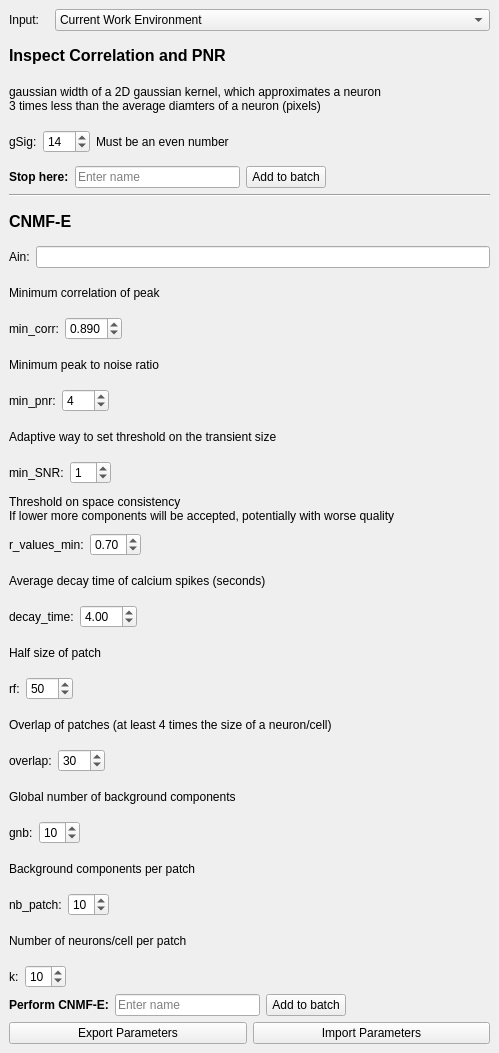
<?xml version="1.0" encoding="UTF-8"?>
<ui version="4.0">
 <class>DockWidget</class>
 <widget class="QDockWidget" name="DockWidget">
  <property name="windowModality">
   <enum>Qt::NonModal</enum>
  </property>
  <property name="geometry">
   <rect>
    <x>0</x>
    <y>0</y>
    <width>499</width>
    <height>1053</height>
   </rect>
  </property>
  <property name="floating">
   <bool>true</bool>
  </property>
  <property name="windowTitle">
   <string>&amp;CNMF-E</string>
  </property>
  <widget class="QWidget" name="dockWidgetContents">
   <layout class="QVBoxLayout" name="verticalLayout">
    <item>
     <layout class="QHBoxLayout" name="horizontalLayout_4">
      <item>
       <widget class="QLabel" name="label_19">
        <property name="minimumSize">
         <size>
          <width>0</width>
          <height>0</height>
         </size>
        </property>
        <property name="maximumSize">
         <size>
          <width>40</width>
          <height>16777215</height>
         </size>
        </property>
        <property name="text">
         <string>Input:</string>
        </property>
       </widget>
      </item>
      <item>
       <widget class="QComboBox" name="comboBoxInput">
        <item>
         <property name="text">
          <string>Current Work Environment</string>
         </property>
        </item>
       </widget>
      </item>
     </layout>
    </item>
    <item>
     <widget class="QLabel" name="label_5">
      <property name="font">
       <font>
        <pointsize>12</pointsize>
        <weight>75</weight>
        <bold>true</bold>
       </font>
      </property>
      <property name="toolTip">
       <string>Compute some summary images (correlation and peak to noise ratio)</string>
      </property>
      <property name="text">
       <string>Inspect Correlation and PNR</string>
      </property>
     </widget>
    </item>
    <item>
     <widget class="QLabel" name="label_2">
      <property name="text">
       <string>gaussian width of a 2D gaussian kernel, which approximates a neuron
3 times less than the average diamters of a neuron (pixels)</string>
      </property>
     </widget>
    </item>
    <item>
     <layout class="QHBoxLayout" name="horizontalLayout">
      <item>
       <widget class="QLabel" name="label">
        <property name="text">
         <string>gSig:</string>
        </property>
       </widget>
      </item>
      <item>
       <widget class="QSpinBox" name="spinBoxGSig">
        <property name="minimum">
         <number>2</number>
        </property>
        <property name="maximum">
         <number>998</number>
        </property>
        <property name="singleStep">
         <number>2</number>
        </property>
        <property name="value">
         <number>14</number>
        </property>
       </widget>
      </item>
      <item>
       <widget class="QLabel" name="label_22">
        <property name="text">
         <string>Must be an even number</string>
        </property>
       </widget>
      </item>
      <item>
       <spacer name="horizontalSpacer">
        <property name="orientation">
         <enum>Qt::Horizontal</enum>
        </property>
        <property name="sizeHint" stdset="0">
         <size>
          <width>40</width>
          <height>20</height>
         </size>
        </property>
       </spacer>
      </item>
     </layout>
    </item>
    <item>
     <layout class="QHBoxLayout" name="horizontalLayout_3">
      <item>
       <widget class="QLabel" name="label_9">
        <property name="font">
         <font>
          <weight>75</weight>
          <bold>true</bold>
         </font>
        </property>
        <property name="text">
         <string>Stop here:</string>
        </property>
       </widget>
      </item>
      <item>
       <widget class="QLineEdit" name="lineEdCorrPNRName">
        <property name="placeholderText">
         <string>Enter name</string>
        </property>
       </widget>
      </item>
      <item>
       <widget class="QPushButton" name="btnAddToBatchCorrPNR">
        <property name="text">
         <string>Add to batch</string>
        </property>
       </widget>
      </item>
      <item>
       <spacer name="horizontalSpacer_3">
        <property name="orientation">
         <enum>Qt::Horizontal</enum>
        </property>
        <property name="sizeHint" stdset="0">
         <size>
          <width>40</width>
          <height>20</height>
         </size>
        </property>
       </spacer>
      </item>
     </layout>
    </item>
    <item>
     <widget class="Line" name="line_2">
      <property name="orientation">
       <enum>Qt::Horizontal</enum>
      </property>
     </widget>
    </item>
    <item>
     <widget class="QLabel" name="label_20">
      <property name="font">
       <font>
        <pointsize>12</pointsize>
        <weight>75</weight>
        <bold>true</bold>
       </font>
      </property>
      <property name="text">
       <string>CNMF-E</string>
      </property>
     </widget>
    </item>
    <item>
     <layout class="QHBoxLayout" name="horizontalLayout_2">
      <item>
       <widget class="QLabel" name="label_3">
        <property name="text">
         <string>Ain:</string>
        </property>
       </widget>
      </item>
      <item>
       <widget class="QLineEdit" name="lineEditAin"/>
      </item>
     </layout>
    </item>
    <item>
     <widget class="QLabel" name="label_7">
      <property name="text">
       <string>Minimum correlation of peak</string>
      </property>
     </widget>
    </item>
    <item>
     <layout class="QHBoxLayout" name="horizontalLayout_6">
      <item>
       <widget class="QLabel" name="label_8">
        <property name="text">
         <string>min_corr:</string>
        </property>
       </widget>
      </item>
      <item>
       <widget class="QDoubleSpinBox" name="doubleSpinBoxMinCorr">
        <property name="decimals">
         <number>3</number>
        </property>
        <property name="maximum">
         <double>1.000000000000000</double>
        </property>
        <property name="singleStep">
         <double>0.005000000000000</double>
        </property>
        <property name="value">
         <double>0.890000000000000</double>
        </property>
       </widget>
      </item>
      <item>
       <spacer name="horizontalSpacer_4">
        <property name="orientation">
         <enum>Qt::Horizontal</enum>
        </property>
        <property name="sizeHint" stdset="0">
         <size>
          <width>40</width>
          <height>20</height>
         </size>
        </property>
       </spacer>
      </item>
     </layout>
    </item>
    <item>
     <widget class="QLabel" name="label_11">
      <property name="text">
       <string>Minimum peak to noise ratio</string>
      </property>
     </widget>
    </item>
    <item>
     <layout class="QHBoxLayout" name="horizontalLayout_7">
      <item>
       <widget class="QLabel" name="label_10">
        <property name="text">
         <string>min_pnr:</string>
        </property>
       </widget>
      </item>
      <item>
       <widget class="QSpinBox" name="spinBoxMinPNR">
        <property name="maximum">
         <number>999</number>
        </property>
        <property name="value">
         <number>4</number>
        </property>
       </widget>
      </item>
      <item>
       <spacer name="horizontalSpacer_5">
        <property name="orientation">
         <enum>Qt::Horizontal</enum>
        </property>
        <property name="sizeHint" stdset="0">
         <size>
          <width>40</width>
          <height>20</height>
         </size>
        </property>
       </spacer>
      </item>
     </layout>
    </item>
    <item>
     <widget class="QLabel" name="label_13">
      <property name="text">
       <string>Adaptive way to set threshold on the transient size</string>
      </property>
     </widget>
    </item>
    <item>
     <layout class="QHBoxLayout" name="horizontalLayout_8">
      <item>
       <widget class="QLabel" name="label_12">
        <property name="text">
         <string>min_SNR:</string>
        </property>
       </widget>
      </item>
      <item>
       <widget class="QSpinBox" name="spinBoxMinSNR">
        <property name="value">
         <number>1</number>
        </property>
       </widget>
      </item>
      <item>
       <spacer name="horizontalSpacer_6">
        <property name="orientation">
         <enum>Qt::Horizontal</enum>
        </property>
        <property name="sizeHint" stdset="0">
         <size>
          <width>40</width>
          <height>20</height>
         </size>
        </property>
       </spacer>
      </item>
     </layout>
    </item>
    <item>
     <widget class="QLabel" name="label_14">
      <property name="text">
       <string>Threshold on space consistency 
If lower more components will be accepted, potentially with worse quality</string>
      </property>
     </widget>
    </item>
    <item>
     <layout class="QHBoxLayout" name="horizontalLayout_9">
      <item>
       <widget class="QLabel" name="label_15">
        <property name="text">
         <string>r_values_min:</string>
        </property>
       </widget>
      </item>
      <item>
       <widget class="QDoubleSpinBox" name="doubleSpinBoxRValuesMin">
        <property name="maximum">
         <double>1.000000000000000</double>
        </property>
        <property name="singleStep">
         <double>0.025000000000000</double>
        </property>
        <property name="value">
         <double>0.700000000000000</double>
        </property>
       </widget>
      </item>
      <item>
       <spacer name="horizontalSpacer_7">
        <property name="orientation">
         <enum>Qt::Horizontal</enum>
        </property>
        <property name="sizeHint" stdset="0">
         <size>
          <width>40</width>
          <height>20</height>
         </size>
        </property>
       </spacer>
      </item>
     </layout>
    </item>
    <item>
     <widget class="QLabel" name="label_17">
      <property name="text">
       <string>Average decay time of calcium spikes (seconds)</string>
      </property>
     </widget>
    </item>
    <item>
     <layout class="QHBoxLayout" name="horizontalLayout_10">
      <item>
       <widget class="QLabel" name="label_16">
        <property name="text">
         <string>decay_time:</string>
        </property>
       </widget>
      </item>
      <item>
       <widget class="QDoubleSpinBox" name="doubleSpinBox">
        <property name="minimum">
         <double>0.100000000000000</double>
        </property>
        <property name="singleStep">
         <double>0.500000000000000</double>
        </property>
        <property name="value">
         <double>4.000000000000000</double>
        </property>
       </widget>
      </item>
      <item>
       <spacer name="horizontalSpacer_8">
        <property name="orientation">
         <enum>Qt::Horizontal</enum>
        </property>
        <property name="sizeHint" stdset="0">
         <size>
          <width>40</width>
          <height>20</height>
         </size>
        </property>
       </spacer>
      </item>
     </layout>
    </item>
    <item>
     <widget class="QLabel" name="label_24">
      <property name="text">
       <string>Half size of patch</string>
      </property>
     </widget>
    </item>
    <item>
     <layout class="QHBoxLayout" name="horizontalLayout_13">
      <item>
       <widget class="QLabel" name="label_21">
        <property name="text">
         <string>rf:</string>
        </property>
       </widget>
      </item>
      <item>
       <widget class="QSpinBox" name="spinBoxRf">
        <property name="maximum">
         <number>999</number>
        </property>
        <property name="value">
         <number>50</number>
        </property>
       </widget>
      </item>
      <item>
       <spacer name="horizontalSpacer_10">
        <property name="orientation">
         <enum>Qt::Horizontal</enum>
        </property>
        <property name="sizeHint" stdset="0">
         <size>
          <width>40</width>
          <height>20</height>
         </size>
        </property>
       </spacer>
      </item>
     </layout>
    </item>
    <item>
     <widget class="QLabel" name="label_25">
      <property name="text">
       <string>Overlap of patches (at least 4 times the size of a neuron/cell)</string>
      </property>
     </widget>
    </item>
    <item>
     <layout class="QHBoxLayout" name="horizontalLayout_18">
      <item>
       <widget class="QLabel" name="label_26">
        <property name="text">
         <string>overlap:</string>
        </property>
       </widget>
      </item>
      <item>
       <widget class="QSpinBox" name="spinBoxOverlap">
        <property name="maximum">
         <number>999</number>
        </property>
        <property name="value">
         <number>30</number>
        </property>
       </widget>
      </item>
      <item>
       <spacer name="horizontalSpacer_11">
        <property name="orientation">
         <enum>Qt::Horizontal</enum>
        </property>
        <property name="sizeHint" stdset="0">
         <size>
          <width>40</width>
          <height>20</height>
         </size>
        </property>
       </spacer>
      </item>
     </layout>
    </item>
    <item>
     <widget class="QLabel" name="label_28">
      <property name="text">
       <string>Global number of background components</string>
      </property>
     </widget>
    </item>
    <item>
     <layout class="QHBoxLayout" name="horizontalLayout_19">
      <item>
       <widget class="QLabel" name="label_27">
        <property name="text">
         <string>gnb:</string>
        </property>
       </widget>
      </item>
      <item>
       <widget class="QSpinBox" name="spinBoxGnb">
        <property name="maximum">
         <number>99</number>
        </property>
        <property name="value">
         <number>10</number>
        </property>
       </widget>
      </item>
      <item>
       <spacer name="horizontalSpacer_12">
        <property name="orientation">
         <enum>Qt::Horizontal</enum>
        </property>
        <property name="sizeHint" stdset="0">
         <size>
          <width>40</width>
          <height>20</height>
         </size>
        </property>
       </spacer>
      </item>
     </layout>
    </item>
    <item>
     <widget class="QLabel" name="label_30">
      <property name="text">
       <string>Background components per patch</string>
      </property>
     </widget>
    </item>
    <item>
     <layout class="QHBoxLayout" name="horizontalLayout_20">
      <item>
       <widget class="QLabel" name="label_29">
        <property name="text">
         <string>nb_patch:</string>
        </property>
       </widget>
      </item>
      <item>
       <widget class="QSpinBox" name="spinBoxNb_patch">
        <property name="minimum">
         <number>1</number>
        </property>
        <property name="value">
         <number>10</number>
        </property>
       </widget>
      </item>
      <item>
       <spacer name="horizontalSpacer_13">
        <property name="orientation">
         <enum>Qt::Horizontal</enum>
        </property>
        <property name="sizeHint" stdset="0">
         <size>
          <width>40</width>
          <height>20</height>
         </size>
        </property>
       </spacer>
      </item>
     </layout>
    </item>
    <item>
     <widget class="QLabel" name="label_32">
      <property name="text">
       <string>Number of neurons/cell per patch</string>
      </property>
     </widget>
    </item>
    <item>
     <layout class="QHBoxLayout" name="horizontalLayout_21">
      <item>
       <widget class="QLabel" name="label_31">
        <property name="text">
         <string>k:</string>
        </property>
       </widget>
      </item>
      <item>
       <widget class="QSpinBox" name="spinBoxK">
        <property name="minimum">
         <number>1</number>
        </property>
        <property name="value">
         <number>10</number>
        </property>
       </widget>
      </item>
      <item>
       <spacer name="horizontalSpacer_14">
        <property name="orientation">
         <enum>Qt::Horizontal</enum>
        </property>
        <property name="sizeHint" stdset="0">
         <size>
          <width>40</width>
          <height>20</height>
         </size>
        </property>
       </spacer>
      </item>
     </layout>
    </item>
    <item>
     <layout class="QHBoxLayout" name="horizontalLayout_11">
      <item>
       <widget class="QLabel" name="label_18">
        <property name="font">
         <font>
          <weight>75</weight>
          <bold>true</bold>
         </font>
        </property>
        <property name="text">
         <string>Perform CNMF-E:</string>
        </property>
       </widget>
      </item>
      <item>
       <widget class="QLineEdit" name="lineEdName">
        <property name="placeholderText">
         <string>Enter name</string>
        </property>
       </widget>
      </item>
      <item>
       <widget class="QPushButton" name="btnAddToBatchCNMFE">
        <property name="text">
         <string>Add to batch</string>
        </property>
       </widget>
      </item>
      <item>
       <spacer name="horizontalSpacer_9">
        <property name="orientation">
         <enum>Qt::Horizontal</enum>
        </property>
        <property name="sizeHint" stdset="0">
         <size>
          <width>40</width>
          <height>20</height>
         </size>
        </property>
       </spacer>
      </item>
     </layout>
    </item>
    <item>
     <layout class="QHBoxLayout" name="horizontalLayout_12">
      <item>
       <widget class="QPushButton" name="btnExport">
        <property name="text">
         <string>Export Parameters</string>
        </property>
       </widget>
      </item>
      <item>
       <widget class="QPushButton" name="btnImport">
        <property name="text">
         <string>Import Parameters</string>
        </property>
       </widget>
      </item>
     </layout>
    </item>
   </layout>
  </widget>
 </widget>
 <tabstops>
  <tabstop>comboBoxInput</tabstop>
  <tabstop>spinBoxGSig</tabstop>
  <tabstop>lineEdCorrPNRName</tabstop>
  <tabstop>btnAddToBatchCorrPNR</tabstop>
  <tabstop>doubleSpinBoxMinCorr</tabstop>
  <tabstop>spinBoxMinPNR</tabstop>
  <tabstop>spinBoxMinSNR</tabstop>
  <tabstop>doubleSpinBoxRValuesMin</tabstop>
  <tabstop>spinBoxRf</tabstop>
  <tabstop>spinBoxOverlap</tabstop>
  <tabstop>spinBoxGnb</tabstop>
  <tabstop>spinBoxNb_patch</tabstop>
  <tabstop>spinBoxK</tabstop>
  <tabstop>lineEdName</tabstop>
  <tabstop>btnAddToBatchCNMFE</tabstop>
  <tabstop>btnExport</tabstop>
  <tabstop>btnImport</tabstop>
 </tabstops>
 <resources/>
 <connections>
  <connection>
   <sender>lineEdName</sender>
   <signal>returnPressed()</signal>
   <receiver>btnAddToBatchCNMFE</receiver>
   <slot>click()</slot>
   <hints>
    <hint type="sourcelabel">
     <x>195</x>
     <y>881</y>
    </hint>
    <hint type="destinationlabel">
     <x>284</x>
     <y>872</y>
    </hint>
   </hints>
  </connection>
 </connections>
</ui>
